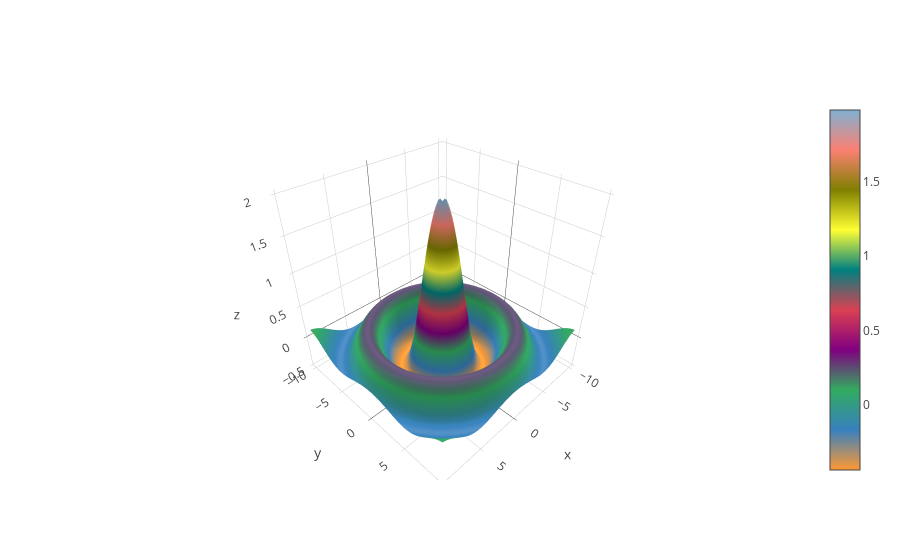

Notebook code for this chart:
### Code cell
cf.datagen.sinwave(10, 0.25).iplot(kind = 'surface')

### Figure 1 — Plotly figure (JSON) as saved in the notebook; plotly's stock layout.template omitted (floating-point values rounded to 4 significant figures; data arrays with more than 128 entries replaced by an {"elided": "..."} marker saying what was removed)
{"data": [{"colorscale": [[0, "rgb(255, 153, 51)"], [0.1111, "rgb(55, 128, 191)"], [0.2222, "rgb(50, 171, 96)"], [0.3333, "rgb(128, 0, 128)"], [0.4444, "rgb(219, 64, 82)"], [0.5556, "rgb(0, 128, 128)"], [0.6667, "rgb(255, 255, 51)"], [0.7778, "rgb(128, 128, 0)"], [0.8889, "rgb(251, 128, 114)"], [1, "rgb(128, 177, 211)"]], "type": "surface", "uid": "0bc9d1ff-3783-41df-b8e3-7fe7abc1077f", "x": [-10, -9.75, -9.5, -9.25, -9, -8.75, -8.5, -8.25, -8, -7.75, -7.5, -7.25, -7, -6.75, -6.5, -6.25, -6, -5.75, -5.5, -5.25, -5, -4.75, -4.5, -4.25, -4, -3.75, -3.5, -3.25, -3, -2.75, -2.5, -2.25, -2, -1.75, -1.5, -1.25, -1, -0.75, -0.5, -0.25, 0, 0.25, 0.5, 0.75, 1, 1.25, 1.5, 1.75, 2, 2.25, 2.5, 2.75, 3, 3.25, 3.5, 3.75, 4, 4.25, 4.5, 4.75, 5, 5.25, 5.5, 5.75, 6, 6.25, 6.5, 6.75, 7, 7.25, 7.5, 7.75, 8, 8.25, 8.5, 8.75, 9, 9.25, 9.5, 9.75], "y": [-10, -9.75, -9.5, -9.25, -9, -8.75, -8.5, -8.25, -8, -7.75, -7.5, -7.25, -7, -6.75, -6.5, -6.25, -6, -5.75, -5.5, -5.25, -5, -4.75, -4.5, -4.25, -4, -3.75, -3.5, -3.25, -3, -2.75, -2.5, -2.25, -2, -1.75, -1.5, -1.25, -1, -0.75, -0.5, -0.25, 0, 0.25, 0.5, 0.75, 1, 1.25, 1.5, 1.75, 2, 2.25, 2.5, 2.75, 3, 3.25, 3.5, 3.75, 4, 4.25, 4.5, 4.75, 5, 5.25, 5.5, 5.75, 6, 6.25, 6.5, 6.75, 7, 7.25, 7.5, 7.75, 8, 8.25, 8.5, 8.75, 9, 9.25, 9.5, 9.75], "z": {"elided": "80x80 float values"}}], "layout": {"legend": {"bgcolor": "#FFFFFF", "font": {"color": "#4D5663"}}, "paper_bgcolor": "#FFFFFF", "plot_bgcolor": "#FFFFFF", "title": {"font": {"color": "#4D5663"}}, "xaxis": {"gridcolor": "#E1E5ED", "showgrid": true, "tickfont": {"color": "#4D5663"}, "title": {"font": {"color": "#4D5663"}, "text": ""}, "zerolinecolor": "#E1E5ED"}, "yaxis": {"gridcolor": "#E1E5ED", "showgrid": true, "tickfont": {"color": "#4D5663"}, "title": {"font": {"color": "#4D5663"}, "text": ""}, "zerolinecolor": "#E1E5ED"}}}
